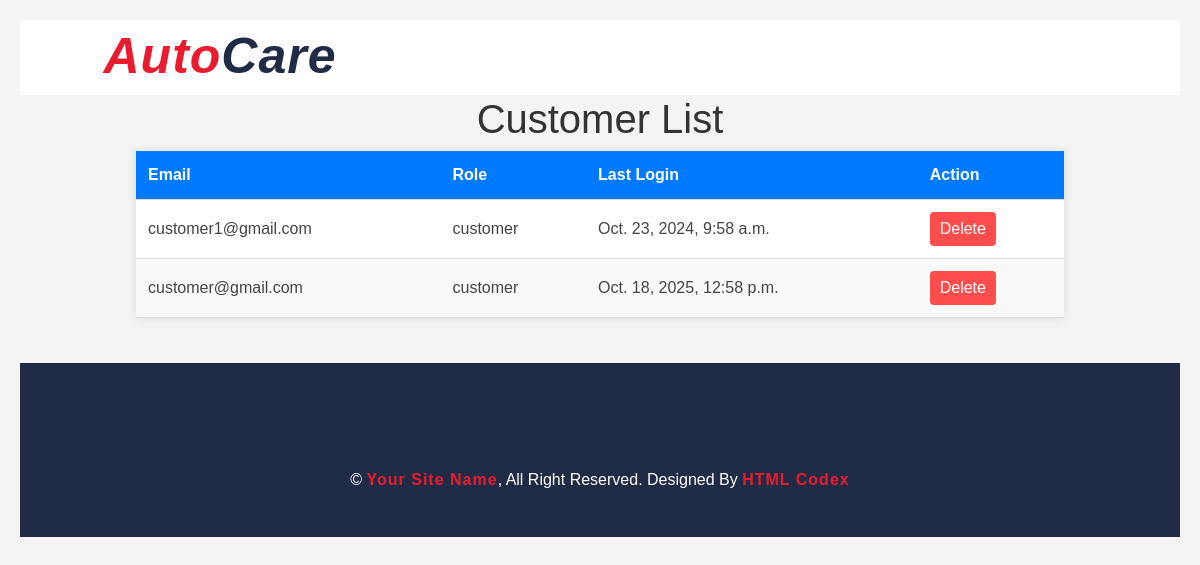
/customerdetails, run on the app's committed database.
### autocareweb/models.py (models this page shows, shortened)
class CustomUser(AbstractBaseUser, PermissionsMixin):
    email = models.EmailField(unique=True)
    role = models.CharField(max_length=20, choices=UserRole.choices, default=UserRole.CUSTOMER)
    is_active = models.BooleanField(default=True)
    is_staff = models.BooleanField(default=False)
    objects = CustomUserManager()
    USERNAME_FIELD = 'email'
    REQUIRED_FIELDS = []

### autocareweb/views.py (the view)
def customerdetails(request):
    customers = CustomUser.objects.filter(role='customer').select_related('details')
    return render(request,'admin/customerdetails.html',{'customers':customers})

### templates/admin/customerdetails.html (shortened to what this page needs)
{% extends 'partials/baseadmin.html' %}
{%block content%}
{% load static %}
<!DOCTYPE html>
<html lang="en">
<head>
</head>
<body>
    <h1>Customer List</h1>
    <table>
        <thead>
            <tr>
                <th>Email</th>
                <th>Role</th>
                <th>Last Login</th>
                <th>Action</th>
            </tr>
        </thead>
        <tbody>
            {% for customer in customers %}
                <tr>
                    <td>{{ customer.email }}</td>
                    <td>{{ customer.role }}</td>
                    <td>{{ customer.last_login }}</td>
                    <td>
                        <form method="POST" action="{% url 'delete_customer' customer.email %}">
                          <button type="submit" class="delete-btn">Delete</button>
                        </form>
                    </td>
                </tr>
            {% endfor %}
        </tbody>
    </table>
</body>
</html>
{%endblock%}

### static/css/style.css (style rules this page uses)
body { color: #444444; font-weight: 400; background: #ffffff; font-family: 'Barlow', sans-serif; }
h1, h2, h3, h4, h5, h6 { color: #202C45; }

### templates/admin/customerdetails.html (style rules this page uses)
body { font-family: Arial, sans-serif; background-color: #f4f4f4; margin: 0; padding: 20px; }
h1 { text-align: center; color: #333; }
table { width: 80%; margin: 0 auto; border-collapse: collapse; box-shadow: 0 0 10px rgba(0, 0, 0, 0.1); background-color: #fff; }
th, td { padding: 12px; text-align: left; border-bottom: 1px solid #ddd; }
th { background-color: #007BFF; color: white; }
tr:nth-child(even) { background-color: #f9f9f9; }
.delete-btn { background-color: #FF4C4C; color: white; border: none; padding: 5px 10px; cursor: pointer; border-radius: 4px; }

### data on the page
CustomUser: email "customer1@gmail.com", role "customer", last_login "Oct. 23, 2024, 9:58 a.m."
CustomUser: email "customer@gmail.com", role "customer", last_login "Oct. 18, 2025, 12:58 p.m."
